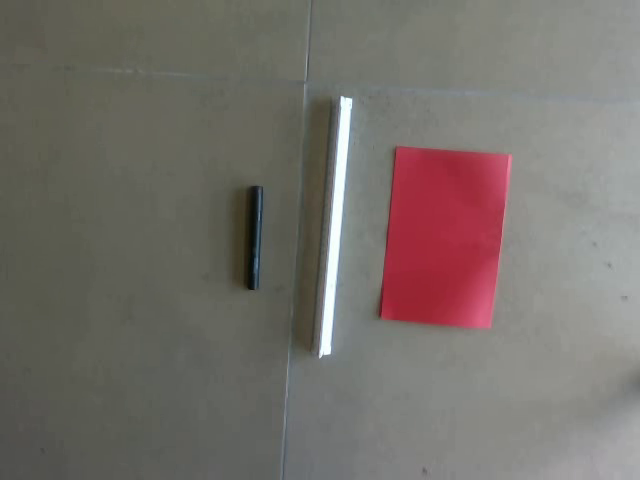
#> input picture frame 47 of Asignación Umbralización/2.mp4, 640 x 480 px, given in place of 1.mp4, which was not available
$ python mejora_video.py
#> lines starting #> are read from the running program, lines starting #| are printed output that depends on the picture; after the words box and inside, x2 and y2 are one past the last pixel; in counts of white or black regions, pixels touching at a corner belong together; pictures that were not available may be replaced by others from this repository, and a replacement may not be noted
# mejorar el primer frame para la segmentación y umbralización
import cv2 as cv
import numpy as np

cap = cv.VideoCapture('1.mp4')

while cap.isOpened():
    ret, img = cap.read()
#> img is the input picture: shape (480, 640, 3); mean B, G, R 106.1, 111.2, 117.5
    if not ret:
        break

    h, w, _ = img.shape  # temporales de tamaño de la imagen para recorte
#> h = 480; w = 640

    # Ajustamos un margen del 20% en los bordes(recortamos el centro para evitar problemas de fondo)
    margin_h, margin_w = int(h * 0.15), int(w * 0.15)
#> margin_h = 72; margin_w = 96
    crop_img = img[margin_h:h-margin_h, margin_w:w-margin_w]

    # Convertir a HSV para mejor detección de color
    hsv = cv.cvtColor(crop_img, cv.COLOR_BGR2HSV)
#> hsv: shape (336, 448, 3); mean H, S, V 59.4, 43.2, 119.6

    # Definir rangos de colores
    # Rojo
    lower_red1 = np.array([0, 100, 100])
    upper_red1 = np.array([10, 255, 255])
    lower_red2 = np.array([160, 100, 100])
    upper_red2 = np.array([180, 255, 255])

    # Blanco
    lower_white = np.array([0, 0, 180])
    upper_white = np.array([180, 40, 255])

    # Negro
    lower_black = np.array([0, 0, 0])
    upper_black = np.array([180, 255, 50])

    # Máscaras
    mask_red = cv.addWeighted(
        cv.inRange(hsv, lower_red1, upper_red1), 1.0,
        cv.inRange(hsv, lower_red2, upper_red2), 1.0, 0
    )
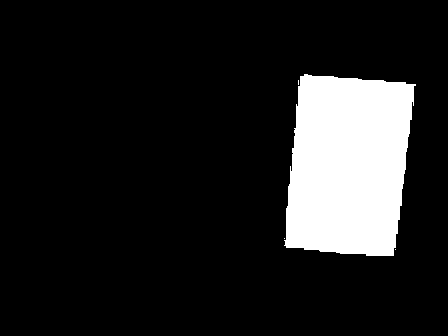
#> mask_red: shape (336, 448); 13.2% white; 4 white regions (3 under 20 px), largest, box (x1, y1, x2, y2) and area: (284, 74, 416, 256) 19795

    mask_white = cv.inRange(hsv, lower_white, upper_white)
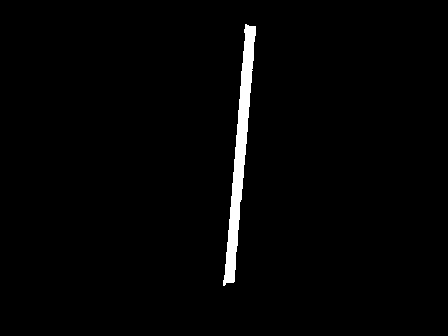
#> mask_white: shape (336, 448); 1.8% white; 1 white region, box (x1, y1, x2, y2) and area: (223, 24, 256, 286) 2714
    mask_black = cv.inRange(hsv, lower_black, upper_black)
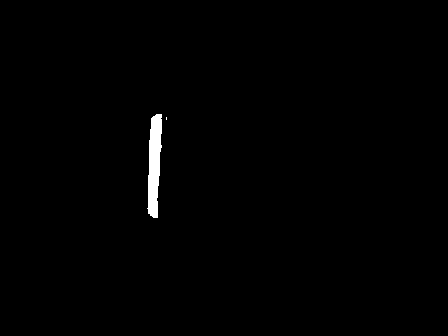
#> mask_black: shape (336, 448); 0.74% white; 2 white regions (1 under 20 px)

    # Capas binarias
    layer_black = np.zeros_like(mask_black)
    layer_white = np.zeros_like(mask_white)
    layer_red   = np.zeros_like(mask_red)

    layer_black[mask_black > 0] = 255
    layer_white[mask_white > 0] = 255
    layer_red[mask_red > 0]     = 255

    final_layer = np.zeros(mask_red.shape, dtype=np.uint8)

    final_layer[mask_black > 0] = 85   # Capa 1: Marcador
    final_layer[mask_white > 0] = 170  # Capa 2: Regla
    final_layer[mask_red > 0]   = 255  # Capa 3: Hoja

    # Bounding box
    img_box = crop_img.copy()

    def bbounding_box(mask, color, etiqueta):
#> called with color = (0, 0, 255), etiqueta = 'Marcador'
        contours, _ = cv.findContours(mask, cv.RETR_EXTERNAL, cv.CHAIN_APPROX_SIMPLE)
#> contours = 2 contours, 1 with area under 20; largest, box (x1, y1, x2, y2) and area: (147, 114, 162, 218) 995
        for cnt in contours:
            if cv.contourArea(cnt) < 500:
                continue
            x, y, w_box, h_box = cv.boundingRect(cnt)
            #x += margin_w
            #y += margin_h
            cv.rectangle(img_box, (x, y), (x + w_box, y + h_box), color, 2)
            cv.putText(img_box, etiqueta, (x, y - 10),
                        cv.FONT_HERSHEY_SIMPLEX, 0.5, color, 2)
#> this loop made 2 passes
#> cnt on pass 1: [[166, 117], [166, 119]]
#> (x, y, w_box, h_box) on pass 2: (147, 114, 15, 104)
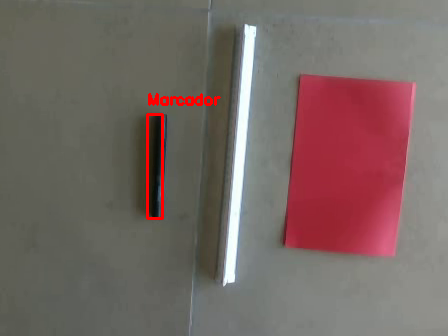
#> img_box: shape (336, 448, 3); mean B, G, R 99.3, 102.9, 119.1

    bbounding_box(mask_black, (0, 0, 255), "Marcador")
    bbounding_box(mask_white, (255, 255, 0), "Regla")
#> call 2 of bbounding_box, with color = (255, 255, 0), etiqueta = 'Regla'
#> in bbounding_box (call 2), `contours, _ = cv.findContours(mask, cv.RETR_EXTERNAL, cv.CHAIN_APPROX_..`: contours = 1 contour; box (x1, y1, x2, y2) and area: (223, 24, 256, 286) 2444
#> the loop in bbounding_box (call 2), `for cnt in contours:` made 1 pass
#> (x, y, w_box, h_box) on pass 1: (223, 24, 33, 262)
#> after the loop in bbounding_box (call 2), `for cnt in contours:`:
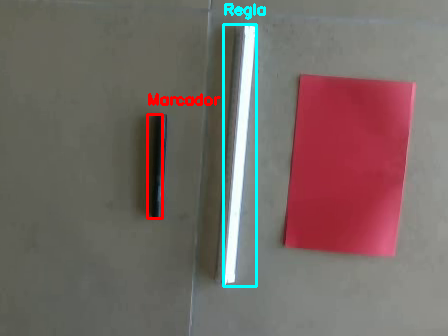
#> img_box: shape (336, 448, 3); 1.41% of pixels changed, all inside (x1, y1, x2, y2) = (222, 3, 266, 288)
    bbounding_box(mask_red,   (0, 255, 0), "Hoja")
#> call 3 of bbounding_box, with color = (0, 255, 0), etiqueta = 'Hoja'
#> in bbounding_box (call 3), `contours, _ = cv.findContours(mask, cv.RETR_EXTERNAL, cv.CHAIN_APPROX_..`: contours = 4 contours, 3 with area under 20; largest, box (x1, y1, x2, y2) and area: (284, 74, 416, 256) 19494
#> the loop in bbounding_box (call 3), `for cnt in contours:` made 4 passes
#> cnt on passes 1 to 3: [[395, 249]], [[284, 238]], [[298, 80], [298, 84]]
#> (x, y, w_box, h_box) on pass 4: (284, 74, 132, 182)
#> after the loop in bbounding_box (call 3), `for cnt in contours:`:
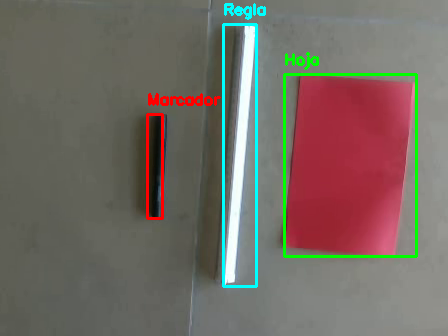
#> img_box: shape (336, 448, 3); 1.42% of pixels changed, all inside (x1, y1, x2, y2) = (283, 52, 418, 258)

    # Visualización
    cv.imshow('Recorte Original', crop_img)
    cv.imshow('Capa Final', final_layer)
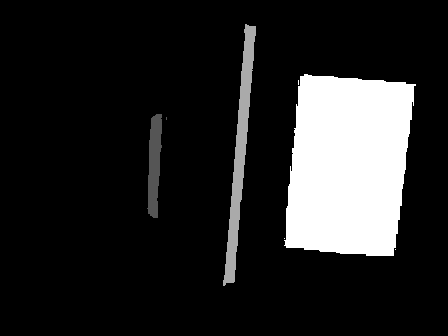
#> window 'Capa Final': shape (336, 448); min 0, max 255, mean 37.2
    cv.imshow('Capa 1 - Marcador Negro', layer_black)
    cv.imshow('Capa 2 - Regla Blanca', layer_white)
    cv.imshow('Capa 3 - Hoja Roja', layer_red)
    cv.imshow('Bounding Boxes', img_box)

    if cv.waitKey(1) & 0xFF == ord('q'):
#> (key q is pressed here)
        break

cap.release()
cv.destroyAllWindows()

$ run again, starting later in the video
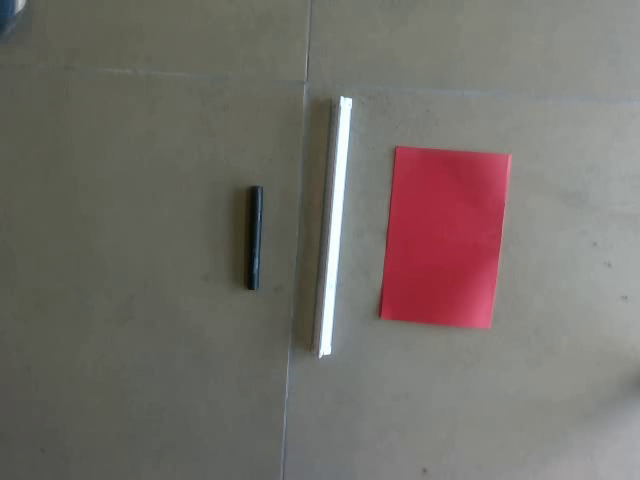
#> input picture frame 215 of Asignación Umbralización/2.mp4, 640 x 480 px, given in place of 1.mp4, which was not available
#> img is the input picture: shape (480, 640, 3); mean B, G, R 105.3, 110.2, 116.3
#> hsv: shape (336, 448, 3); mean H, S, V 59.7, 43.5, 118.5
#> mask_red: shape (336, 448); 13.2% white; 4 white regions (3 under 20 px), largest, box (x1, y1, x2, y2) and area: (284, 74, 414, 256) 19807
#> mask_white: shape (336, 448); 1.8% white; 1 white region, box (x1, y1, x2, y2) and area: (223, 24, 256, 286) 2705
#> mask_black: shape (336, 448); 0.75% white; 1 white region
#> contours = 1 contour; box (x1, y1, x2, y2) and area: (147, 114, 162, 218) 1024
#> the loop in bbounding_box, `for cnt in contours:` made 1 pass
#> (x, y, w_box, h_box) on pass 1: (147, 114, 15, 104)
#> contours = 1 contour; box (x1, y1, x2, y2) and area: (223, 24, 256, 286) 2435
#> the loop in bbounding_box (call 2), `for cnt in contours:` made 1 pass
#> (x, y, w_box, h_box) on pass 1: (223, 24, 33, 262)
#> contours = 4 contours, 3 with area under 20; largest, box (x1, y1, x2, y2) and area: (284, 74, 414, 256) 19512
#> the loop in bbounding_box (call 3), `for cnt in contours:` made 4 passes
#> cnt on passes 1 to 3: [[284, 223]], [[290, 166], [290, 168]], [[298, 80], [298, 83]]
#> after the loop in bbounding_box (call 3), `for cnt in contours:`:
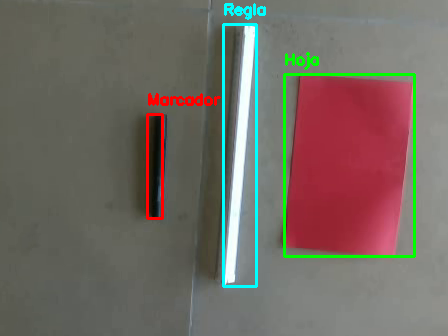
#> img_box: shape (336, 448, 3); mean B, G, R 98.8, 106, 114.7

$ run again, starting later in the video
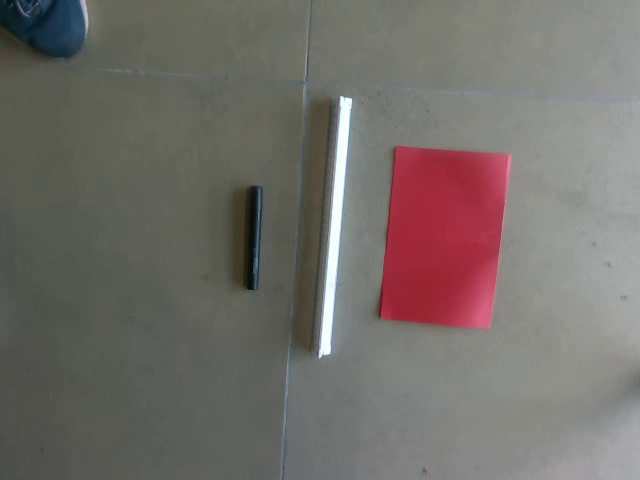
#> input picture frame 382 of Asignación Umbralización/2.mp4, 640 x 480 px, given in place of 1.mp4, which was not available
#> img is the input picture: shape (480, 640, 3); mean B, G, R 105.4, 109.5, 115
#> hsv: shape (336, 448, 3); mean H, S, V 61.7, 42.5, 118.5
#> mask_red: shape (336, 448); 13.1% white; 4 white regions (3 under 20 px), largest, box (x1, y1, x2, y2) and area: (284, 74, 414, 256) 19776
#> mask_white: shape (336, 448); 1.8% white; 1 white region, box (x1, y1, x2, y2) and area: (223, 24, 256, 286) 2716
#> mask_black: shape (336, 448); 0.75% white; 1 white region
#> contours = 1 contour; box (x1, y1, x2, y2) and area: (147, 114, 162, 218) 1014
#> the loop in bbounding_box, `for cnt in contours:` made 1 pass
#> (x, y, w_box, h_box) on pass 1: (147, 114, 15, 104)
#> contours = 1 contour; box (x1, y1, x2, y2) and area: (223, 24, 256, 286) 2446
#> the loop in bbounding_box (call 2), `for cnt in contours:` made 1 pass
#> (x, y, w_box, h_box) on pass 1: (223, 24, 33, 262)
#> contours = 4 contours, 3 with area under 20; largest, box (x1, y1, x2, y2) and area: (284, 74, 414, 256) 19485
#> the loop in bbounding_box (call 3), `for cnt in contours:` made 4 passes
#> cnt on passes 1 to 3: [[284, 220]], [[290, 162], [290, 163]], [[413, 95]]
#> after the loop in bbounding_box (call 3), `for cnt in contours:`:
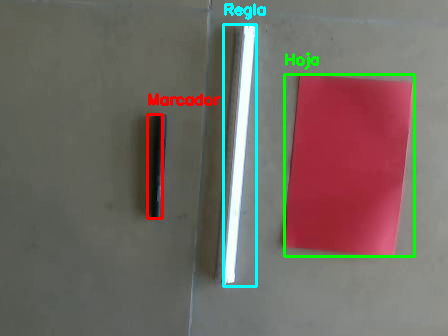
#> img_box: shape (336, 448, 3); mean B, G, R 99.2, 105.8, 114.3
#> `cv.imshow('Capa Final', final_layer)`:
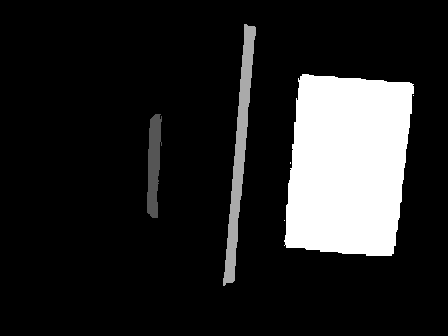
#> window 'Capa Final': shape (336, 448); min 0, max 255, mean 37.2
